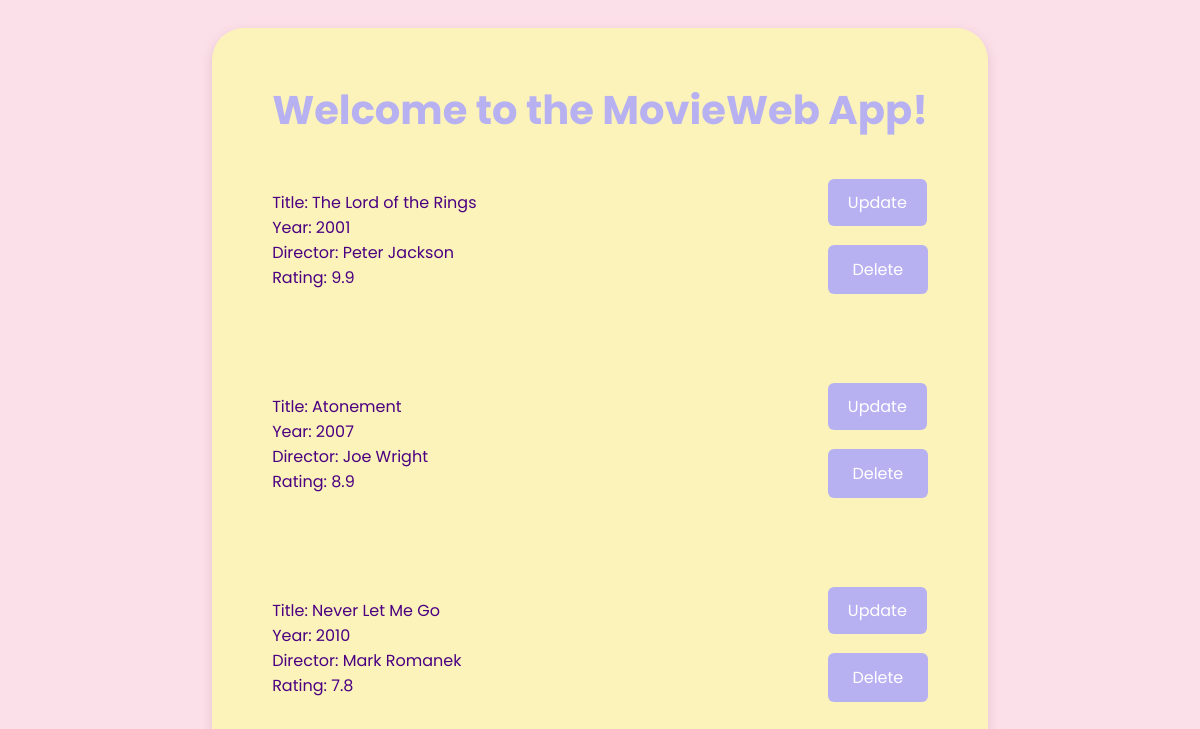
Before: / with the older database file.
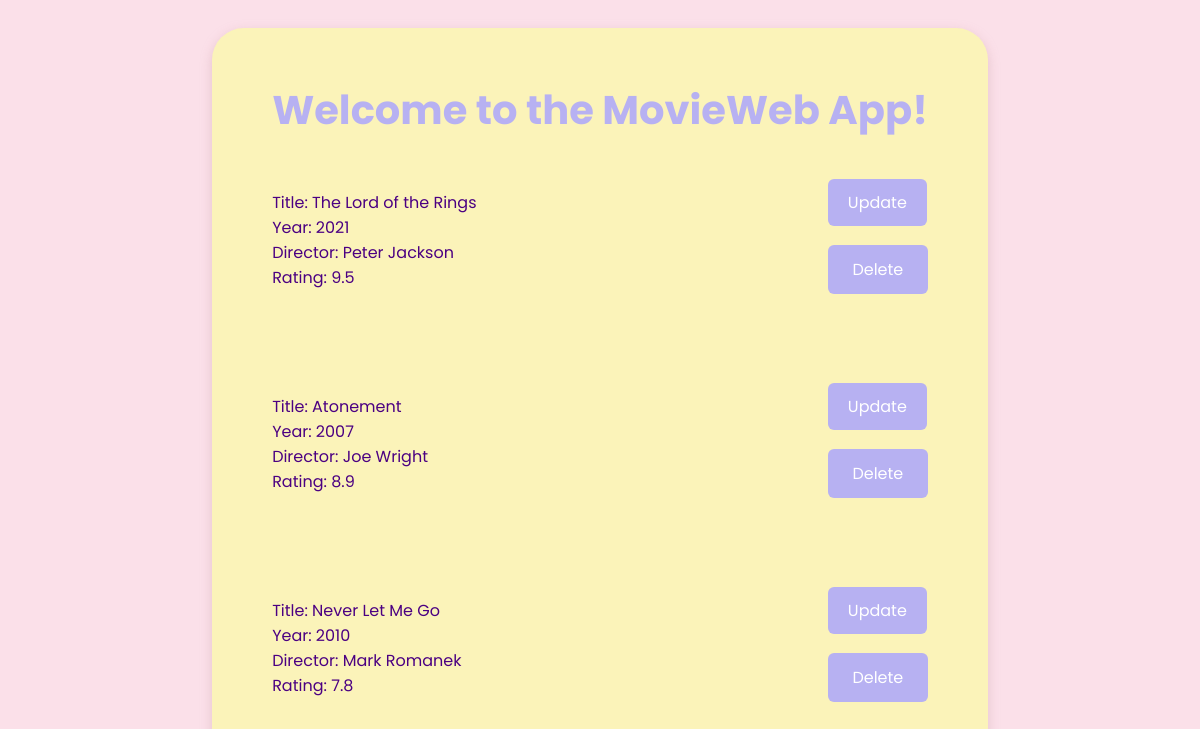
After: the same page with the newer database file.
### datamanager/data_models.py (models this page shows, shortened)
class Movie(db.Model):
    __tablename__ = "movies"
    id = Column(Integer, primary_key=True, autoincrement=True)
    name = Column(String)
    director = Column(String)
    year = Column(Integer)
    rating = Column (Float)

### app.py (the view)
@app.route('/')
def home():
    movies = data_manager.get_all_movies()
    return render_template('index.html', movies=movies)

### datamanager/sqlite_data_manager.py (called while the page is built)
    def get_all_movies(self):
        movies = self.models.Movie.query.all()
        return movies

### templates/index.html (shortened to what this page needs)
<!DOCTYPE html>
<html lang="en">
<head>
    <link rel="stylesheet" href="/static/styles.css">
</head>
<body>
<main>
    <h1>Welcome to the MovieWeb App!</h1>
    <div>
        <ul>
            {% for movie in movies %}
            <li>
                <div>
                    Title: {{ movie.name }} <br>
                    Year: {{ movie.year }} <br>
                    Director: {{ movie.director }} <br>
                    Rating: {{ movie.rating }} <br>
                </div>
                <div id="update-delete">
                    <a href="/update_movie?movie_id_select={{ movie.id }}" id="update-button">Update</a>
                    <form method="POST"
                          action="{{ url_for('delete_movie', movie_id=movie.id) }}">
                        <button type="submit">Delete</button>
                    </form>
                </div>
            </li>
            {% endfor %}
        </ul>
    </div>
</main>
</body>
</html>

### static/styles.css (style rules this page uses)
body { background-color: #FBE0E9; font-family: 'Poppins', sans-serif; color: #4B0082; display: flex; justify-content: center; }
main { background-color: #FBF3B9; border-radius: 2rem; padding: 25px 60px; margin: 20px; box-shadow: 0 4px 12px rgba(200, 150, 160, 0.4); }
h1 { font-family: 'Poppins', sans-serif; font-weight: bold; font-size: 2.5em; color: #B7B1F2; text-align: center; margin-bottom: 50px; }
ul { padding: 0; list-style-type: none; }
li { margin-bottom: 20px; color: #4B0082; }
form { margin-top: 30px; text-align: center; }
#update-button, form button { text-decoration: none; width: 100px; padding: 12px 20px; background-color: #B7B1F2; color: white; border: none; border-radius: 6px; cursor: pointer; font-size: 1em; font-family: 'Poppins', sans-serif; }
li { display: flex; justify-content: space-between; margin-bottom: 100px; }

Changed rows visible on the page:
changed Movie "The Lord of the Rings": year "2001" → "2021"; rating "9.9" → "9.5"
